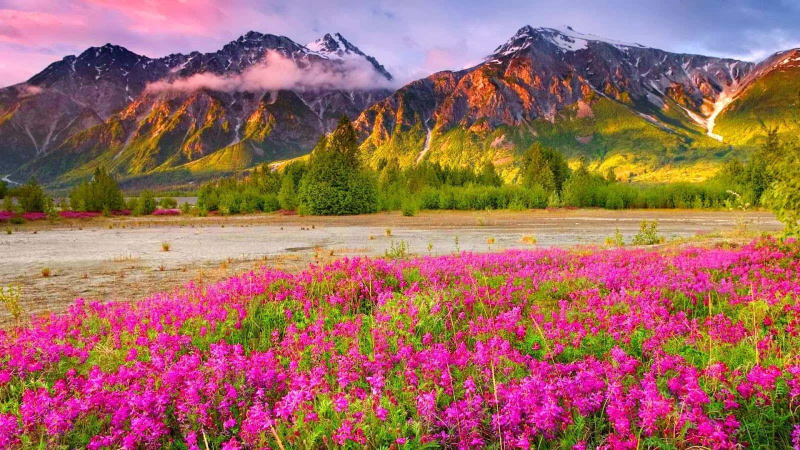
#> input picture Algorithms/10.Dominant_Color_Extraction/data/scene.jpeg, 1600 x 900 px (shown at 1/2 size)
$ jupyter execute Dominant_Color_Extraction.ipynb
#> lines starting #> are read from the running program, lines starting #| are printed output that depends on the picture
[cell 1]
import matplotlib.pyplot as plt
import cv2
from sklearn.cluster import KMeans
import numpy as np

[cell 2]
img=cv2.imread('./data/scene.jpeg');
#> img is the input picture: shape (900, 1600, 3); mean B, G, R 96.8, 107, 158.3
img=cv2.cvtColor(img,cv2.COLOR_BGR2RGB)
img=cv2.resize(img,(600,400))
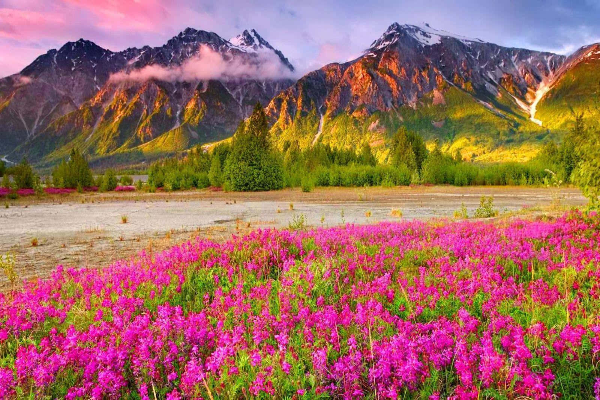
#> img: shape (400, 600, 3); mean R, G, B 158.2, 106.9, 96.7

[cell 3]
plt.axis("off")
plt.imshow(img)

[cell 4]
# Each data points is a point in 3D space of RGB
# We will use KMeans to cluster these points

[cell 5]
X=img.reshape((-1,3))
print(X.shape)
#| (240000, 3)

[cell 6]
k=5;
model=KMeans(k);
model.fit(X);

[cell 7]
centroids=model.cluster_centers_

[cell 8]
print(centroids)

[cell 9]
colors=np.array(centroids,dtype='uint8')

[cell 10]
# Color Patch (100,100,3) -> 100x100 image with 3 channels
i=1
for color in colors:
    plt.subplot(1,k,i)
    i+=1
    patch=np.zeros((20,20,3),dtype='uint8')
    patch[:,:,:]=color;
    plt.axis("off")
    plt.imshow(patch)
#> `[cell 10] # Color Patch (100,100,3) -> 100x100 image with 3 channels i..`:
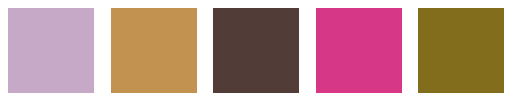
#> figure drawn by matplotlib, 5 panels

plt.axis("off")

# [4 lines of commented-out code are left out]
